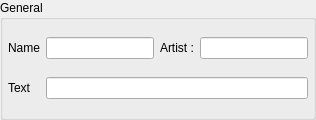
           <widget class="QGroupBox" name="groupBoxText">
            <property name="minimumSize">
             <size>
              <width>0</width>
              <height>120</height>
             </size>
            </property>
            <property name="title">
             <string>General</string>
            </property>
            <layout class="QGridLayout" name="gridLayout_6">
             <property name="leftMargin">
              <number>5</number>
             </property>
             <property name="topMargin">
              <number>5</number>
             </property>
             <property name="rightMargin">
              <number>5</number>
             </property>
             <property name="bottomMargin">
              <number>5</number>
             </property>
             <item row="0" column="0">
              <widget class="QLabel" name="lName">
               <property name="text">
                <string>Name</string>
               </property>
              </widget>
             </item>
             <item row="0" column="1">
              <widget class="QLineEdit" name="lENameCard">
               <property name="text">
                <string/>
               </property>
              </widget>
             </item>
             <item row="0" column="2">
              <widget class="QLabel" name="lArtist">
               <property name="text">
                <string>Artist :</string>
               </property>
              </widget>
             </item>
             <item row="0" column="3">
              <widget class="QLineEdit" name="lEArtist"/>
             </item>
             <item row="1" column="0">
              <widget class="QLabel" name="lCardText">
               <property name="text">
                <string>Text</string>
               </property>
              </widget>
             </item>
             <item row="1" column="1" colspan="3">
              <widget class="QLineEdit" name="lETextCard"/>
             </item>
            </layout>
           </widget>
